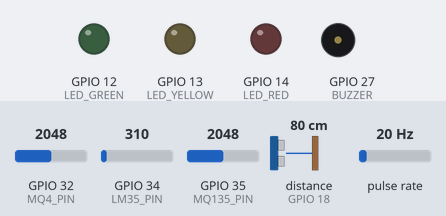
This sketch was run on a simulated ESP32. On the bench: output pins drawn as LEDs (lit = HIGH), buzzer (waves = sounding, pin HIGH). Wiring (inferred from the names in the program): ultrasonic range finder: trigger GPIO 5; echo GPIO 18; pulse sensor: data GPIO 25. Inputs (shaded band) come from the test bench; at power-on: GPIO 32 (MQ4_PIN) = 2048, GPIO 34 (LM35_PIN) = 310, GPIO 35 (MQ135_PIN) = 2048, distance to the obstacle (sensor on GPIO 18) 80 cm, pulse rate 20 Hz. The echo pulse lasts 58.3 µs per cm; WiFi joins after 1.5 s; servers stay silent unless stated; no MQTT or app messages arrive unless stated; pins used as bus, display or sensor lines are not drawn; what the sketch prints to the serial monitor is not drawn.

Above: at 0.1 s.
At 2.7 s:
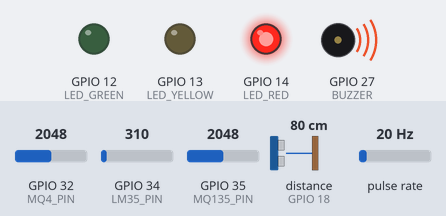
Timing chart, 0 to 4.2 s (numbered marks = the images above):
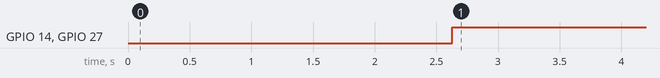

The sketch:

sewage_monitoring.ino
```cpp
/***************************************************************
  PROJECT TITLE  : Smart Sewage Monitoring and Alert System
  PLATFORM       : ESP32
  APPLICATION    : Real-Time Sewage Safety & Overflow Detection
***************************************************************/

#include <math.h>
#include <WiFi.h>
#include <PubSubClient.h>

// ---------------- WIFI CONFIGURATION ----------------
const char* ssid = "Airtel_Sundar";
const char* password = "Rakesh12531";

// ---------------- MQTT CONFIGURATION ----------------
const char* mqttServer = "broker.hivemq.com";
const int   mqttPort   = 1883;
const char* mqttTopic = "sewage/sensor/data";

WiFiClient espClient;
PubSubClient mqttClient(espClient);

// ---------------- SENSOR PIN CONFIGURATION ----------------
#define LM35_PIN   34
#define MQ135_PIN  35
#define MQ4_PIN    32
#define TRIG_PIN   5
#define ECHO_PIN   18
#define FLOW_PIN   25

// ---------------- ALERT DEVICE CONFIGURATION ----------------
#define LED_GREEN  12
#define LED_YELLOW 13
#define LED_RED    14
#define BUZZER     27

// ---------------- GAS SENSOR CALIBRATION CONSTANTS ----------------
float RLOAD      = 10.0;
float R0_MQ135   = 76.63;
float R0_MQ4     = 10.0;

// ---------------- FLOW SENSOR VARIABLES ----------------
volatile unsigned long pulseCount = 0;
unsigned long lastFlowTime = 0;
float totalLitres = 0.0;
float calibrationFactor = 7.5;

// ---------------- TANK PARAMETERS ----------------
#define TANK_HEIGHT 15.0

// ---------------- FLOW INTERRUPT ----------------
void IRAM_ATTR pulseISR() {
  pulseCount++;
}

// ---------------- WIFI CONNECT ----------------
void connectWiFi() {
  WiFi.begin(ssid, password);
  Serial.print("Connecting to WiFi");
  while (WiFi.status() != WL_CONNECTED) {
    delay(500);
    Serial.print(".");
  }
  Serial.println("\n✅ WiFi Connected");
}

// ---------------- MQTT CONNECT ----------------
void connectMQTT() {
  while (!mqttClient.connected()) {
    Serial.print("Connecting to MQTT...");
    if (mqttClient.connect("ESP32_Sewage_Node")) {
      Serial.println("✅ Connected");
    } else {
      Serial.println("❌ Failed. Retrying...");
      delay(2000);
    }
  }
}

// ---------------- LM35 ----------------
float readLM35() {
  long sum = 0;
  for (int i = 0; i < 50; i++) {
    sum += analogRead(LM35_PIN);
    delay(2);
  }
  float avgADC = sum / 50.0;
  float voltage = avgADC * (3.15 / 4095.0);
  return voltage * 100.0;
}

// ---------------- MQ ----------------
float readMQ_RS(int pin) {
  int raw = analogRead(pin);
  float vOut = raw * (3.3 / 4095.0);
  if (vOut < 0.01) vOut = 0.01;
  return (3.3 - vOut) * RLOAD / vOut;
}

float readMQIndex(int pin, float R0) {
  float RS = readMQ_RS(pin);
  float ratio = RS / R0;
  return 1000.0 * pow(ratio, -2.95);
}

// ---------------- ULTRASONIC ----------------
float readUltrasonicDistance() {
  digitalWrite(TRIG_PIN, LOW); delayMicroseconds(2);
  digitalWrite(TRIG_PIN, HIGH); delayMicroseconds(10);
  digitalWrite(TRIG_PIN, LOW);
  long duration = pulseIn(ECHO_PIN, HIGH, 30000);
  if (duration == 0) return -1;
  return duration * 0.0343 / 2.0;
}

// ---------------- RISK LOGIC ----------------
int computeRisk(float tempC, float mq135Index, float mq4Index,
                float waterLevelPercent, float flowLpm) {

  int risk = 0;

  if (tempC > 40.0) risk = max(risk, 1);
  if (flowLpm > 40.0) risk = max(risk, 1);

  if (mq135Index > 300000.0) risk = 2;
  else if (mq135Index > 190000.0) risk = max(risk, 1);

  if (mq4Index > 1.8) risk = 2;
  else if (mq4Index > 1.8) risk = max(risk, 1);

  if (waterLevelPercent >= 70.0) risk = 2;
  else if (waterLevelPercent >= 40.0) risk = max(risk, 1);

  return risk;
}

// ---------------- ALERT OUTPUT ----------------
void applyAlerts(int riskLevel) {
  digitalWrite(LED_GREEN, riskLevel == 0);
  digitalWrite(LED_YELLOW, riskLevel == 1);
  digitalWrite(LED_RED, riskLevel == 2);
  digitalWrite(BUZZER, riskLevel == 2);
}

// ---------------- MQTT PUBLISH ----------------
void publishMQTT(float temp, float mq135, float mq4,
                 float waterLevel, float flow, int risk) {

  if (!mqttClient.connected()) connectMQTT();
  mqttClient.loop();

  String payload = "{";
  payload += "\"temp\":" + String(temp) + ",";
  payload += "\"mq135\":" + String(mq135) + ",";
  payload += "\"mq4\":" + String(mq4) + ",";
  payload += "\"waterLevel\":" + String(waterLevel) + ",";
  payload += "\"flow\":" + String(flow) + ",";
  payload += "\"risk\":" + String(risk);
  payload += "}";

  mqttClient.publish(mqttTopic, payload.c_str());
}

// ---------------- SETUP ----------------
void setup() {
  Serial.begin(115200);

  pinMode(TRIG_PIN, OUTPUT);
  pinMode(ECHO_PIN, INPUT);
  pinMode(FLOW_PIN, INPUT_PULLUP);

  attachInterrupt(digitalPinToInterrupt(FLOW_PIN), pulseISR, FALLING);

  pinMode(LED_GREEN, OUTPUT);
  pinMode(LED_YELLOW, OUTPUT);
  pinMode(LED_RED, OUTPUT);
  pinMode(BUZZER, OUTPUT);

  connectWiFi();
  mqttClient.setServer(mqttServer, mqttPort);
  connectMQTT();

  lastFlowTime = millis();
  Serial.println("✅ SYSTEM INITIALIZED WITH MQTT");
}

// ---------------- LOOP ----------------
void loop() {

  float tempC = readLM35();
  float mq135Index = readMQIndex(MQ135_PIN, R0_MQ135);
  float mq4Index   = readMQIndex(MQ4_PIN, R0_MQ4);
  float distance  = readUltrasonicDistance();

  float waterLevelPercent = ((TANK_HEIGHT - distance) / TANK_HEIGHT) * 100.0;
  waterLevelPercent = constrain(waterLevelPercent, 0, 100);

  if (millis() - lastFlowTime >= 1000) {

    detachInterrupt(digitalPinToInterrupt(FLOW_PIN));

    float freq = pulseCount;
    float flowLpm = freq / calibrationFactor;

    pulseCount = 0;
    lastFlowTime = millis();

    attachInterrupt(digitalPinToInterrupt(FLOW_PIN), pulseISR, FALLING);

    int risk = computeRisk(tempC, mq135Index, mq4Index,
                           waterLevelPercent, flowLpm);

    applyAlerts(risk);

    publishMQTT(tempC, mq135Index, mq4Index,
                waterLevelPercent, flowLpm, risk);

    Serial.println("✅ Data Sent to MQTT");
  }

  delay(50);
}   
```

Measured:
- by itself, GPIO 14 (LED_RED), GPIO 27 (BUZZER): LOW → HIGH at 2.6 s
